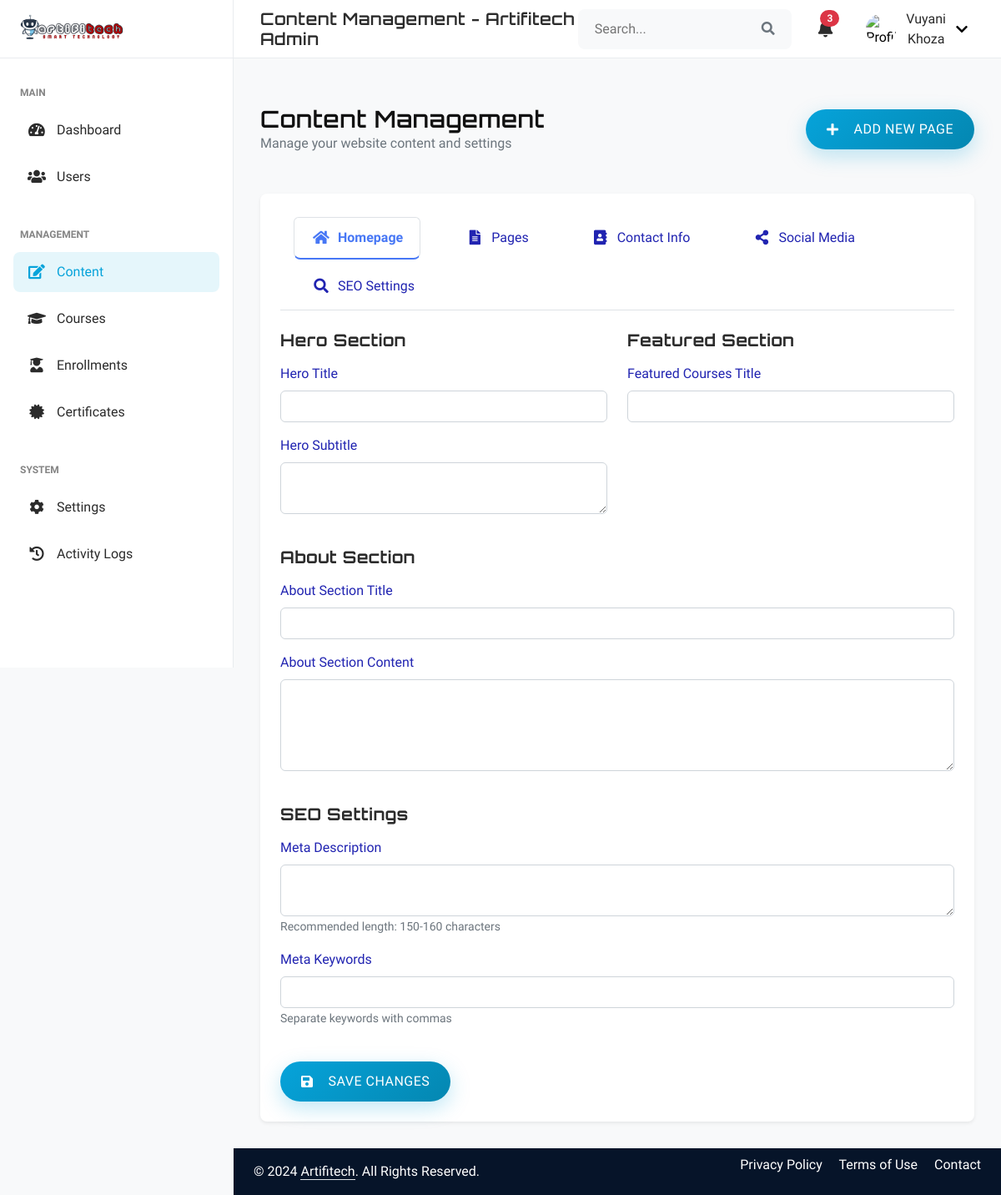
Before: /back_office/content_management.php (signed in) with the older database file.
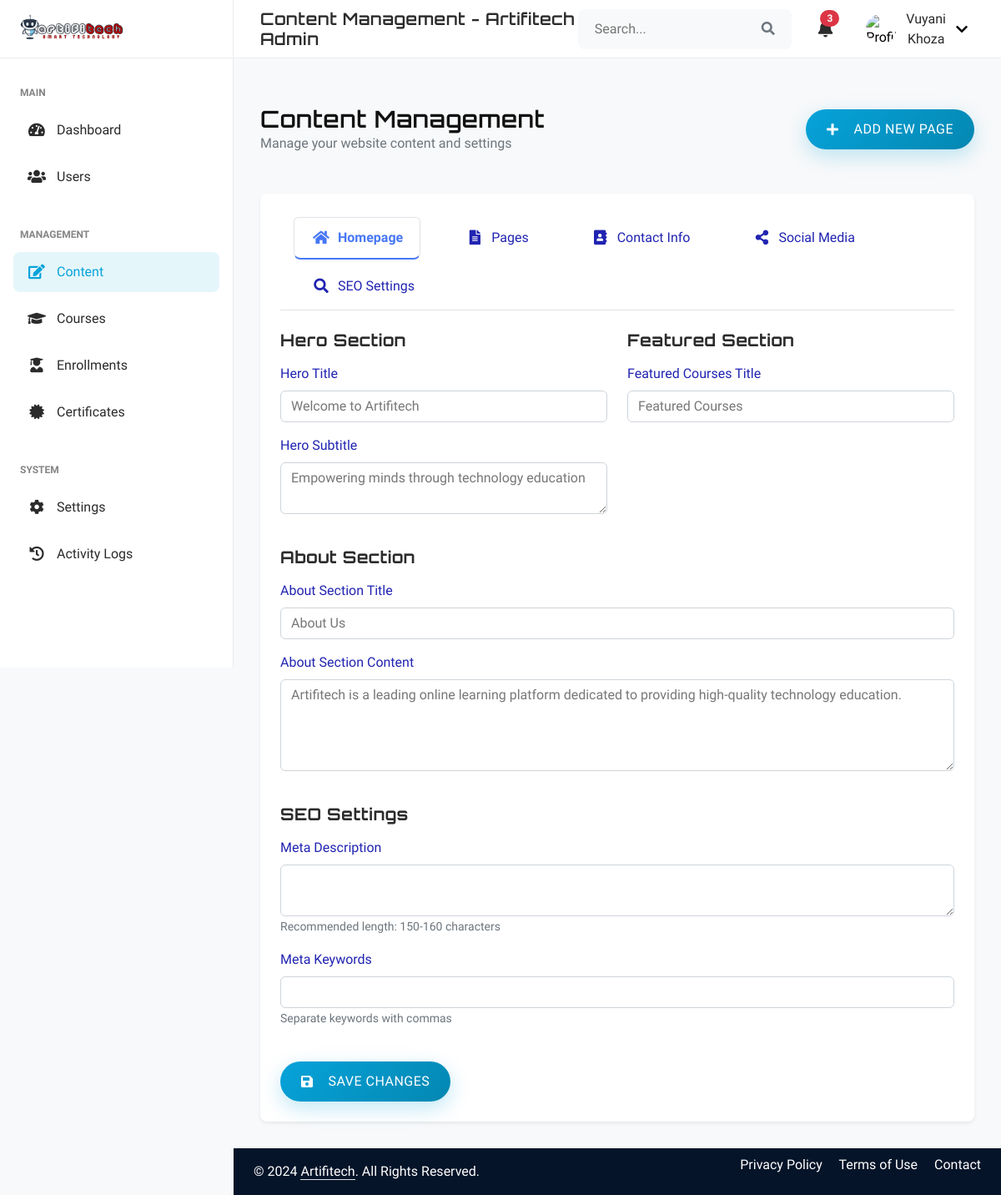
After: the same page with the newer database file.
### tables this page shows
CREATE TABLE `site_content` (
  `id` int(11) NOT NULL,
  `hero_title` varchar(255) NOT NULL,
  `hero_subtitle` text DEFAULT NULL,
  `featured_courses_title` varchar(255) DEFAULT NULL,
  `about_section_title` varchar(255) DEFAULT NULL,
  `about_section_content` text DEFAULT NULL,
  `created_at` timestamp NULL DEFAULT current_timestamp(),
  `updated_at` timestamp NULL DEFAULT current_timestamp() ON UPDATE current_timestamp()
);

### back_office/content_management.php (the view, shortened to what the changed rows need)
<?php
try {
    $conn = getDBConnection();
    $stmt = $conn->query("SELECT * FROM site_content WHERE id = 1");
    $homepage_content = $stmt->fetch(PDO::FETCH_ASSOC);
} catch (Exception $e) {
    error_log("Error fetching content: " . $e->getMessage());
    $error = "An error occurred while loading the content";
}
?>
<div class="content-header mb-4">
    <div class="row align-items-center">
        <div class="col">
            <h1 class="h3 mb-0">Content Management</h1>
        </div>
    </div>
</div>
<div class="card border-0 shadow-sm">
    <div class="card-body">
        <div class="tab-content mt-4">
            <div class="tab-pane fade show active" id="homepage">
                <form method="POST" class="needs-validation" novalidate>
                    <div class="row mb-4">
                        <div class="col-md-6">
                            <div class="mb-3">
                                <label class="form-label">Hero Title</label>
                                <input type="text" class="form-control" name="hero_title"
                                       value="<?php echo htmlspecialchars($homepage_content['hero_title'] ?? ''); ?>" required>
                            </div>
                            <div class="mb-3">
                                <label class="form-label">Hero Subtitle</label>
                                <textarea class="form-control" name="hero_subtitle" rows="2" required><?php
                                    echo htmlspecialchars($homepage_content['hero_subtitle'] ?? '');
                                ?></textarea>
                            </div>
                        </div>
                        <div class="col-md-6">
                            <div class="mb-3">
                                <label class="form-label">Featured Courses Title</label>
                                <input type="text" class="form-control" name="featured_courses_title"
                                       value="<?php echo htmlspecialchars($homepage_content['featured_courses_title'] ?? ''); ?>" required>
                            </div>
                        </div>
                    </div>
                    <div class="row mb-4">
                        <div class="col-12">
                            <div class="mb-3">
                                <label class="form-label">About Section Title</label>
                                <input type="text" class="form-control" name="about_title"
                                       value="<?php echo htmlspecialchars($homepage_content['about_section_title'] ?? ''); ?>" required>
                            </div>
                            <div class="mb-3">
                                <label class="form-label">About Section Content</label>
                                <textarea class="form-control rich-editor" name="about_content" rows="4" required><?php
                                    echo htmlspecialchars($homepage_content['about_section_content'] ?? '');
                                ?></textarea>
                            </div>
                        </div>
                    </div>
                </form>
            </div>
        </div>
    </div>
</div>
<?php
include 'admin_template.php';
?>

Changed rows visible on the page:
added site_content: hero_title "Welcome to Artifitech", hero_subtitle "Empowering minds through technology education", featured_courses_title "Featured Courses", about_title "About Us", about_content "Artifitech is a leading online learning platform dedicated to providing high-quality technology education."
